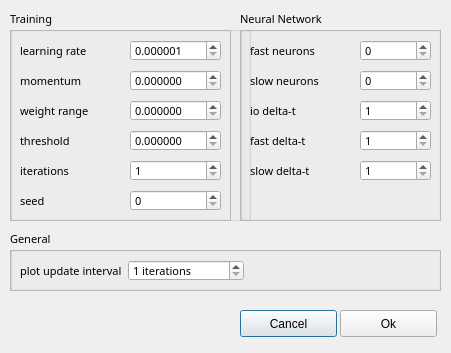
<?xml version="1.0" encoding="UTF-8"?>
<ui version="4.0">
 <class>MTRNNSettings</class>
 <widget class="QDialog" name="MTRNNSettings">
  <property name="geometry">
   <rect>
    <x>0</x>
    <y>0</y>
    <width>451</width>
    <height>353</height>
   </rect>
  </property>
  <property name="windowTitle">
   <string>Dialog</string>
  </property>
  <widget class="QPushButton" name="pushButton_cancel">
   <property name="geometry">
    <rect>
     <x>240</x>
     <y>310</y>
     <width>97</width>
     <height>27</height>
    </rect>
   </property>
   <property name="text">
    <string>Cancel</string>
   </property>
  </widget>
  <widget class="QPushButton" name="pushButton_ok">
   <property name="geometry">
    <rect>
     <x>340</x>
     <y>310</y>
     <width>97</width>
     <height>27</height>
    </rect>
   </property>
   <property name="text">
    <string>Ok</string>
   </property>
  </widget>
  <widget class="QGroupBox" name="groupBox_training">
   <property name="geometry">
    <rect>
     <x>10</x>
     <y>10</y>
     <width>241</width>
     <height>211</height>
    </rect>
   </property>
   <property name="font">
    <font>
     <family>Ariel</family>
     <pointsize>8</pointsize>
    </font>
   </property>
   <property name="title">
    <string>Training</string>
   </property>
   <widget class="QFrame" name="frame_training">
    <property name="geometry">
     <rect>
      <x>0</x>
      <y>20</y>
      <width>221</width>
      <height>191</height>
     </rect>
    </property>
    <property name="frameShape">
     <enum>QFrame::StyledPanel</enum>
    </property>
    <property name="frameShadow">
     <enum>QFrame::Raised</enum>
    </property>
    <widget class="QLabel" name="label_momentum">
     <property name="geometry">
      <rect>
       <x>10</x>
       <y>40</y>
       <width>109</width>
       <height>21</height>
      </rect>
     </property>
     <property name="text">
      <string>momentum</string>
     </property>
    </widget>
    <widget class="QSpinBox" name="spinBox_iterations">
     <property name="geometry">
      <rect>
       <x>120</x>
       <y>130</y>
       <width>91</width>
       <height>21</height>
      </rect>
     </property>
     <property name="minimum">
      <number>1</number>
     </property>
     <property name="maximum">
      <number>999999999</number>
     </property>
     <property name="singleStep">
      <number>1000</number>
     </property>
     <property name="value">
      <number>1</number>
     </property>
    </widget>
    <widget class="QDoubleSpinBox" name="doubleSpinBox_momentum">
     <property name="geometry">
      <rect>
       <x>120</x>
       <y>40</y>
       <width>91</width>
       <height>21</height>
      </rect>
     </property>
     <property name="decimals">
      <number>6</number>
     </property>
     <property name="maximum">
      <double>1.000000000000000</double>
     </property>
     <property name="singleStep">
      <double>0.001000000000000</double>
     </property>
     <property name="value">
      <double>0.000000000000000</double>
     </property>
    </widget>
    <widget class="QLabel" name="label_iterations">
     <property name="geometry">
      <rect>
       <x>10</x>
       <y>130</y>
       <width>109</width>
       <height>21</height>
      </rect>
     </property>
     <property name="text">
      <string>iterations</string>
     </property>
    </widget>
    <widget class="QDoubleSpinBox" name="doubleSpinBox_learningRate">
     <property name="geometry">
      <rect>
       <x>120</x>
       <y>10</y>
       <width>91</width>
       <height>21</height>
      </rect>
     </property>
     <property name="decimals">
      <number>6</number>
     </property>
     <property name="minimum">
      <double>0.000001000000000</double>
     </property>
     <property name="maximum">
      <double>1.000000000000000</double>
     </property>
     <property name="singleStep">
      <double>0.001000000000000</double>
     </property>
     <property name="value">
      <double>0.000001000000000</double>
     </property>
    </widget>
    <widget class="QLabel" name="label_learniningRate">
     <property name="geometry">
      <rect>
       <x>10</x>
       <y>10</y>
       <width>109</width>
       <height>21</height>
      </rect>
     </property>
     <property name="text">
      <string>learning rate</string>
     </property>
    </widget>
    <widget class="QSpinBox" name="spinBox_seed">
     <property name="geometry">
      <rect>
       <x>120</x>
       <y>160</y>
       <width>91</width>
       <height>21</height>
      </rect>
     </property>
     <property name="minimum">
      <number>0</number>
     </property>
     <property name="maximum">
      <number>999999999</number>
     </property>
     <property name="singleStep">
      <number>1</number>
     </property>
     <property name="value">
      <number>0</number>
     </property>
    </widget>
    <widget class="QLabel" name="label_seed">
     <property name="geometry">
      <rect>
       <x>10</x>
       <y>160</y>
       <width>109</width>
       <height>21</height>
      </rect>
     </property>
     <property name="text">
      <string>seed</string>
     </property>
    </widget>
    <widget class="QDoubleSpinBox" name="doubleSpinBox_weightRange">
     <property name="geometry">
      <rect>
       <x>120</x>
       <y>70</y>
       <width>91</width>
       <height>21</height>
      </rect>
     </property>
     <property name="decimals">
      <number>6</number>
     </property>
     <property name="maximum">
      <double>10.000000000000000</double>
     </property>
     <property name="singleStep">
      <double>0.001000000000000</double>
     </property>
     <property name="value">
      <double>0.000000000000000</double>
     </property>
    </widget>
    <widget class="QLabel" name="label_weightRange">
     <property name="geometry">
      <rect>
       <x>10</x>
       <y>70</y>
       <width>109</width>
       <height>21</height>
      </rect>
     </property>
     <property name="text">
      <string>weight range</string>
     </property>
    </widget>
    <widget class="QLabel" name="label_threshold">
     <property name="geometry">
      <rect>
       <x>10</x>
       <y>100</y>
       <width>109</width>
       <height>21</height>
      </rect>
     </property>
     <property name="text">
      <string>threshold</string>
     </property>
    </widget>
    <widget class="QDoubleSpinBox" name="doubleSpinBox_threshold">
     <property name="geometry">
      <rect>
       <x>120</x>
       <y>100</y>
       <width>91</width>
       <height>21</height>
      </rect>
     </property>
     <property name="decimals">
      <number>6</number>
     </property>
     <property name="maximum">
      <double>100.000000000000000</double>
     </property>
     <property name="singleStep">
      <double>0.000100000000000</double>
     </property>
     <property name="value">
      <double>0.000000000000000</double>
     </property>
    </widget>
   </widget>
  </widget>
  <widget class="QGroupBox" name="groupBox_neuralNetwork">
   <property name="geometry">
    <rect>
     <x>240</x>
     <y>10</y>
     <width>201</width>
     <height>211</height>
    </rect>
   </property>
   <property name="font">
    <font>
     <family>Ariel</family>
     <pointsize>8</pointsize>
    </font>
   </property>
   <property name="title">
    <string>Neural Network</string>
   </property>
   <widget class="QFrame" name="frame_neuralNetwork">
    <property name="geometry">
     <rect>
      <x>0</x>
      <y>20</y>
      <width>201</width>
      <height>191</height>
     </rect>
    </property>
    <property name="frameShape">
     <enum>QFrame::StyledPanel</enum>
    </property>
    <property name="frameShadow">
     <enum>QFrame::Raised</enum>
    </property>
    <widget class="QSpinBox" name="spinBox_fastNeurons">
     <property name="geometry">
      <rect>
       <x>120</x>
       <y>10</y>
       <width>71</width>
       <height>21</height>
      </rect>
     </property>
     <property name="minimum">
      <number>0</number>
     </property>
     <property name="maximum">
      <number>999999999</number>
     </property>
     <property name="singleStep">
      <number>1</number>
     </property>
     <property name="value">
      <number>0</number>
     </property>
    </widget>
    <widget class="QLabel" name="label_fastNeurons">
     <property name="geometry">
      <rect>
       <x>10</x>
       <y>10</y>
       <width>109</width>
       <height>21</height>
      </rect>
     </property>
     <property name="text">
      <string>fast neurons</string>
     </property>
    </widget>
    <widget class="QSpinBox" name="spinBox_slowNeurons">
     <property name="geometry">
      <rect>
       <x>120</x>
       <y>40</y>
       <width>71</width>
       <height>21</height>
      </rect>
     </property>
     <property name="minimum">
      <number>0</number>
     </property>
     <property name="maximum">
      <number>999999999</number>
     </property>
     <property name="singleStep">
      <number>1</number>
     </property>
     <property name="value">
      <number>0</number>
     </property>
    </widget>
    <widget class="QLabel" name="label_slowNeurons">
     <property name="geometry">
      <rect>
       <x>10</x>
       <y>40</y>
       <width>109</width>
       <height>21</height>
      </rect>
     </property>
     <property name="text">
      <string>slow neurons</string>
     </property>
    </widget>
    <widget class="QSpinBox" name="spinBox_fastDeltaT">
     <property name="geometry">
      <rect>
       <x>120</x>
       <y>100</y>
       <width>71</width>
       <height>21</height>
      </rect>
     </property>
     <property name="minimum">
      <number>1</number>
     </property>
     <property name="maximum">
      <number>999999999</number>
     </property>
     <property name="singleStep">
      <number>1</number>
     </property>
     <property name="value">
      <number>1</number>
     </property>
    </widget>
    <widget class="QSpinBox" name="spinBox_ioDeltaT">
     <property name="geometry">
      <rect>
       <x>120</x>
       <y>70</y>
       <width>71</width>
       <height>21</height>
      </rect>
     </property>
     <property name="minimum">
      <number>1</number>
     </property>
     <property name="maximum">
      <number>999999999</number>
     </property>
     <property name="singleStep">
      <number>1</number>
     </property>
     <property name="value">
      <number>1</number>
     </property>
    </widget>
    <widget class="QLabel" name="label_ioDeltaT">
     <property name="geometry">
      <rect>
       <x>10</x>
       <y>70</y>
       <width>109</width>
       <height>21</height>
      </rect>
     </property>
     <property name="text">
      <string>io delta-t</string>
     </property>
    </widget>
    <widget class="QLabel" name="label_fastDeltaT">
     <property name="geometry">
      <rect>
       <x>10</x>
       <y>100</y>
       <width>109</width>
       <height>21</height>
      </rect>
     </property>
     <property name="text">
      <string>fast delta-t</string>
     </property>
    </widget>
    <widget class="QLabel" name="label_slowDeltaT">
     <property name="geometry">
      <rect>
       <x>10</x>
       <y>130</y>
       <width>109</width>
       <height>21</height>
      </rect>
     </property>
     <property name="text">
      <string>slow delta-t</string>
     </property>
    </widget>
    <widget class="QSpinBox" name="spinBox_slowDeltaT">
     <property name="geometry">
      <rect>
       <x>120</x>
       <y>130</y>
       <width>71</width>
       <height>21</height>
      </rect>
     </property>
     <property name="minimum">
      <number>1</number>
     </property>
     <property name="maximum">
      <number>999999999</number>
     </property>
     <property name="singleStep">
      <number>1</number>
     </property>
     <property name="value">
      <number>1</number>
     </property>
    </widget>
   </widget>
  </widget>
  <widget class="QGroupBox" name="groupBox_general">
   <property name="geometry">
    <rect>
     <x>10</x>
     <y>230</y>
     <width>431</width>
     <height>61</height>
    </rect>
   </property>
   <property name="font">
    <font>
     <family>Ariel</family>
     <pointsize>8</pointsize>
    </font>
   </property>
   <property name="title">
    <string>General</string>
   </property>
   <widget class="QFrame" name="frame_general">
    <property name="geometry">
     <rect>
      <x>0</x>
      <y>20</y>
      <width>431</width>
      <height>41</height>
     </rect>
    </property>
    <property name="frameShape">
     <enum>QFrame::StyledPanel</enum>
    </property>
    <property name="frameShadow">
     <enum>QFrame::Raised</enum>
    </property>
    <layout class="QHBoxLayout" name="horizontalLayout">
     <item>
      <widget class="QLabel" name="label_plotUpdate">
       <property name="text">
        <string>plot update interval</string>
       </property>
      </widget>
     </item>
     <item>
      <widget class="QSpinBox" name="spinBox_plotUpdateInterval">
       <property name="suffix">
        <string> iterations</string>
       </property>
       <property name="minimum">
        <number>1</number>
       </property>
       <property name="maximum">
        <number>999999999</number>
       </property>
       <property name="singleStep">
        <number>100</number>
       </property>
       <property name="value">
        <number>1</number>
       </property>
      </widget>
     </item>
     <item>
      <spacer name="horizontalSpacer">
       <property name="orientation">
        <enum>Qt::Horizontal</enum>
       </property>
       <property name="sizeHint" stdset="0">
        <size>
         <width>40</width>
         <height>20</height>
        </size>
       </property>
      </spacer>
     </item>
    </layout>
   </widget>
  </widget>
 </widget>
 <resources/>
 <connections/>
</ui>
